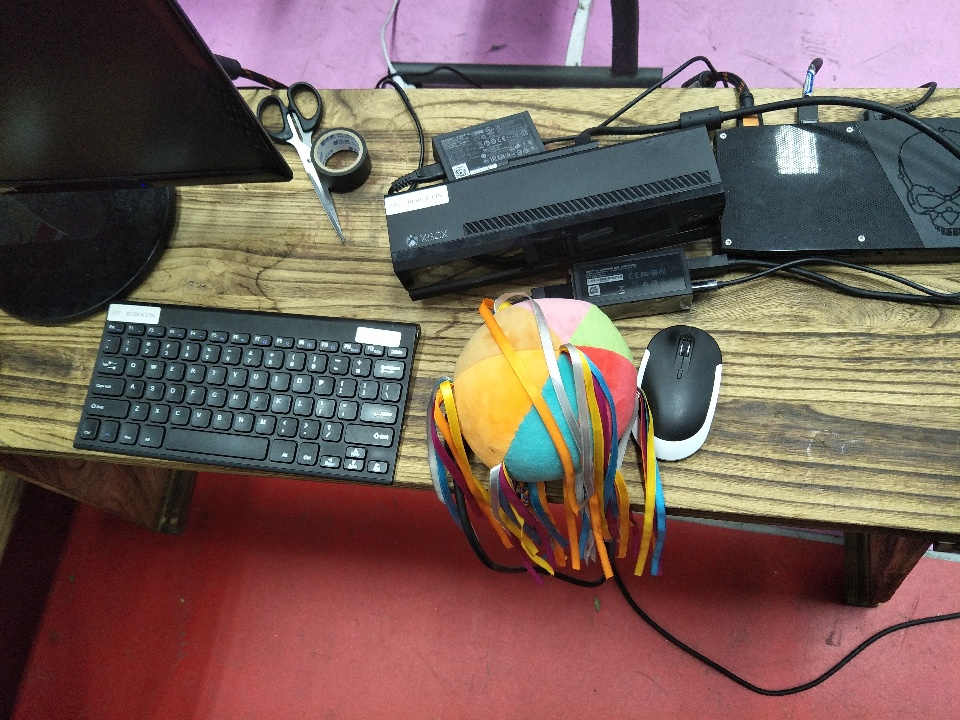
#> input picture modules/ball_detector/include/ball_detector/img/0.jpeg, 960 x 720 px
$ python ball_detector.py   (Python 2 division)   (older library calls are emulated)
#> lines starting #> are read from the running program, lines starting #| are printed output that depends on the picture; after the words box and inside, x2 and y2 are one past the last pixel; in counts of white or black regions, pixels touching at a corner belong together
import numpy as np
import cv2
from matplotlib import pyplot as plt

class LineDetector():
    def __init__(self):
        # Images to be processed
        self.bgr = np.empty(0)
        self.hsv = np.empty(0)
        self.edges = np.empty(0)

        # Color value range in HSV space: default
        self.hsv_white1 = np.array([0, 0, 150])
        self.hsv_white2 = np.array([180, 60, 255])
        self.hsv_yellow1 = np.array([25, 140, 100])
        self.hsv_yellow2 = np.array([45, 255, 255])
        self.hsv_red1 = np.array([0, 140, 100])
        self.hsv_red2 = np.array([10, 255, 255])
        self.hsv_red3 = np.array([170, 140, 100])
        self.hsv_red4 = np.array([180, 255, 255])
        self.hsv_green1 = np.array([41, 40, 40])
        self.hsv_green2 = np.array([90, 255, 255])
        self.hsv_orange1 = np.array([20, 140, 100])
        self.hsv_orange2 = np.array([35, 255, 255])
        self.hsv_pink1 = np.array([165, 40, 40])
        self.hsv_pink2 = np.array([180, 255, 255])
        self.hsv_blue1 = np.array([90, 140, 100])
        self.hsv_blue2 = np.array([140, 255, 255])

        # Parameters for dilation, Canny, and etc: default
        self.dilation_kernel_size = 3
        self.canny_thresholds = [80,200]
        self.hough_threshold  = 20
        self.hough_min_line_length = 3
        self.hough_max_line_gap = 1
        self.max_color_dist=150
        self.coeff_yellow=1.25
        self.coeff_white=0.75
        self.sobel_threshold = 40.

    def _colorFilter(self, color):
        # threshold colors in HSV space
        if color == 'white':
            bw = cv2.inRange(self.hsv, self.hsv_white1, self.hsv_white2)
        elif color == 'yellow':
            bw = cv2.inRange(self.hsv, self.hsv_yellow1, self.hsv_yellow2)
        elif color == 'green':
            bw = cv2.inRange(self.hsv, self.hsv_green1, self.hsv_green2)
        elif color == 'orange':
            bw = cv2.inRange(self.hsv, self.hsv_orange1, self.hsv_orange2)
        elif color == 'pink':
            bw = cv2.inRange(self.hsv, self.hsv_pink1, self.hsv_pink2)
        elif color == 'blue':
            bw = cv2.inRange(self.hsv, self.hsv_blue1, self.hsv_blue2)
        elif color == 'red':
            bw1 = cv2.inRange(self.hsv, self.hsv_red1, self.hsv_red2)
            bw2 = cv2.inRange(self.hsv, self.hsv_red3, self.hsv_red4)
            bw = cv2.bitwise_or(bw1, bw2)
        else:
            raise Exception('Error: Undefined color strings...')

        # binary dilation
        kernel = cv2.getStructuringElement(cv2.MORPH_ELLIPSE,(self.dilation_kernel_size, self.dilation_kernel_size))

        # refine edge for certain color
        edge_color = cv2.bitwise_and(cv2.dilate(bw, kernel), self.edges)

        return bw, edge_color

    # [71 lines left out: functions _lineFilter, _correctPixelOrdering, _findNormal, not called in this run]

    def _findEdge(self, gray):
        edges = cv2.Canny(gray, self.canny_thresholds[0], self.canny_thresholds[1], apertureSize = 3)
        return edges

    # [7 lines left out: function _HoughLine, not called in this run]

    def _HoughCircle(self, img):
        circles = cv2.HoughCircles(img,cv2.HOUGH_GRADIENT,2,20,
                                   param1=200,param2=110,minRadius=0,maxRadius=0)
        if circles is not None:
            circles = np.int16(np.around(circles))
        else:
            circles = []
        return circles

    # [38 lines left out: functions _checkBounds, _synthesizeLines, detectLines, detectCircles, not called in this run]

    def detectBall(self):
        bw_red, _ = self._colorFilter('red')
        bw_yellow, _ = self._colorFilter('orange')
        bw_green, _ = self._colorFilter('green')
        bw_blue, _ = self._colorFilter('blue')
        bw_or = cv2.bitwise_or(cv2.bitwise_or(bw_red, cv2.bitwise_or(bw_green, bw_yellow)), bw_blue)
        bw_or = cv2.medianBlur(bw_or,5)
        cv2.imshow('red', bw_red)
        cv2.imshow('yellw', bw_yellow)
        cv2.imshow('green', bw_green)
        cv2.imshow('blue', bw_blue)
        cv2.imshow('or', bw_or)
        circles = self._HoughCircle(bw_or)

        self.drawCircles(circles)
        cv2.imshow("test", self.bgr)
        cv2.waitKey(0)
        cv2.waitKey(0)

    def setImage(self, bgr):
        self.bgr = np.copy(bgr)
        self.hsv = cv2.cvtColor(bgr, cv2.COLOR_BGR2HSV)
        self.edges = self._findEdge(self.bgr)

    def getImage(self):
        return self.bgr

    def drawCircles(self, circles):
        if len(circles) > 0:
            print len(circles[0])
            for i in circles[0,:]:
                # draw the outer circle
                cv2.circle(self.bgr,(i[0],i[1]),i[2],(0,255,0),2)
                # draw the center of the circle
                cv2.circle(self.bgr,(i[0],i[1]),2,(0,0,255),3)

    # [17 lines left out: functions drawLines, drawNormals, not called in this run]

def _main():
    img = cv2.imread('./img/0.jpeg')
#> img is the input picture: shape (720, 960, 3); mean B, G, R 88, 94.5, 116.3
    #d = LineDetector()
    d = LineDetector()
    d.setImage(img)
#> in _findEdge, `edges = cv2.Canny(gray, self.canny_thresholds[0], self.canny_threshold..`:
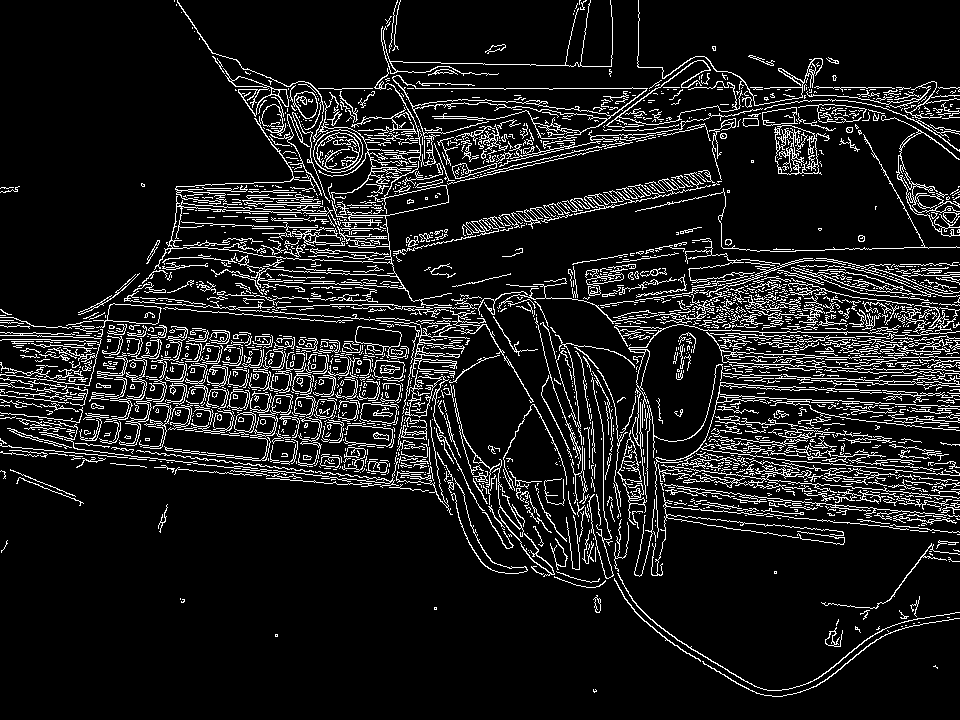
#> edges: shape (720, 960); 10.6% white in thin lines or dots
    d.detectBall()
#> in _colorFilter, `bw1 = cv2.inRange(self.hsv, self.hsv_red1, self.hsv_red2)`:
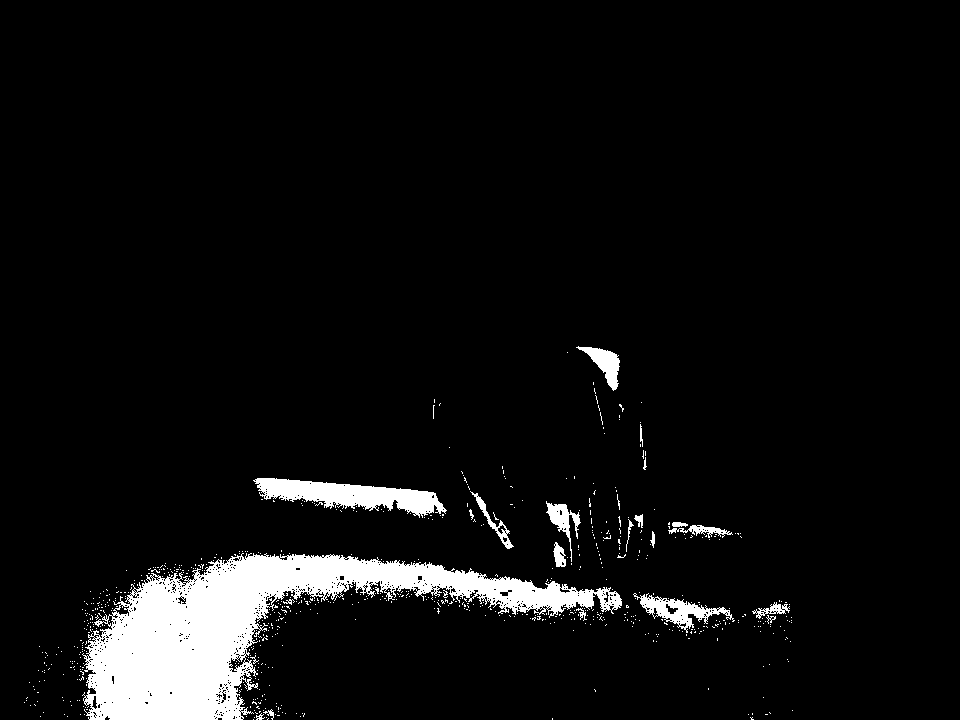
#> bw1: shape (720, 960); 6% white; 727 white regions (703 under 20 px), largest, box (x1, y1, x2, y2) and area: (82, 553, 622, 720) 31772, (253, 478, 447, 518) 3743, (633, 593, 735, 633) 1282
#> in _colorFilter, `bw2 = cv2.inRange(self.hsv, self.hsv_red3, self.hsv_red4)`:
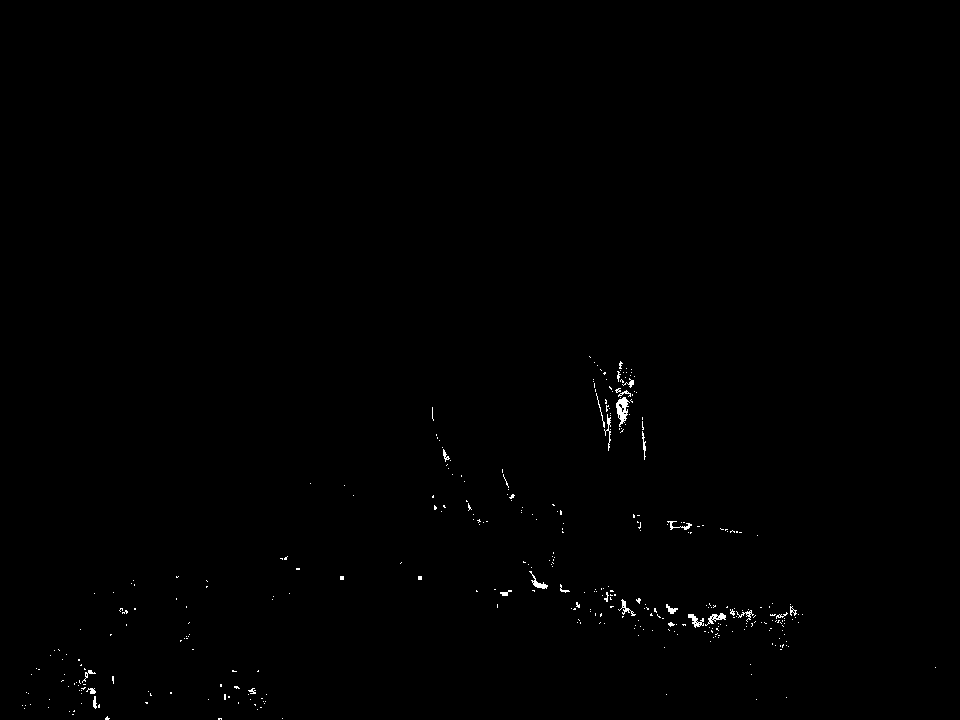
#> bw2: shape (720, 960); 0.34% white in thin lines or dots, all inside (x1, y1, x2, y2) = (22, 356, 936, 720)
#> call 4 of _colorFilter, with color = 'blue'
#> in _colorFilter (call 4), `edge_color = cv2.bitwise_and(cv2.dilate(bw, kernel), self.edges)`:
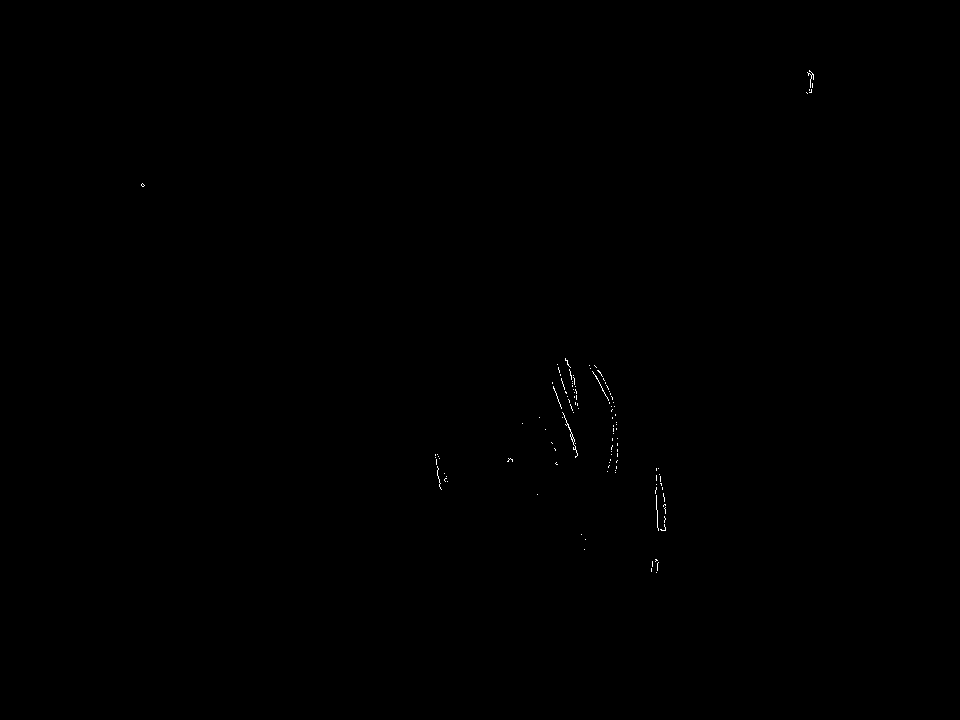
#> edge_color: shape (720, 960); 0.08% white in thin lines or dots, all inside (x1, y1, x2, y2) = (141, 70, 814, 573)
#> in detectBall, `bw_or = cv2.medianBlur(bw_or,5)`:
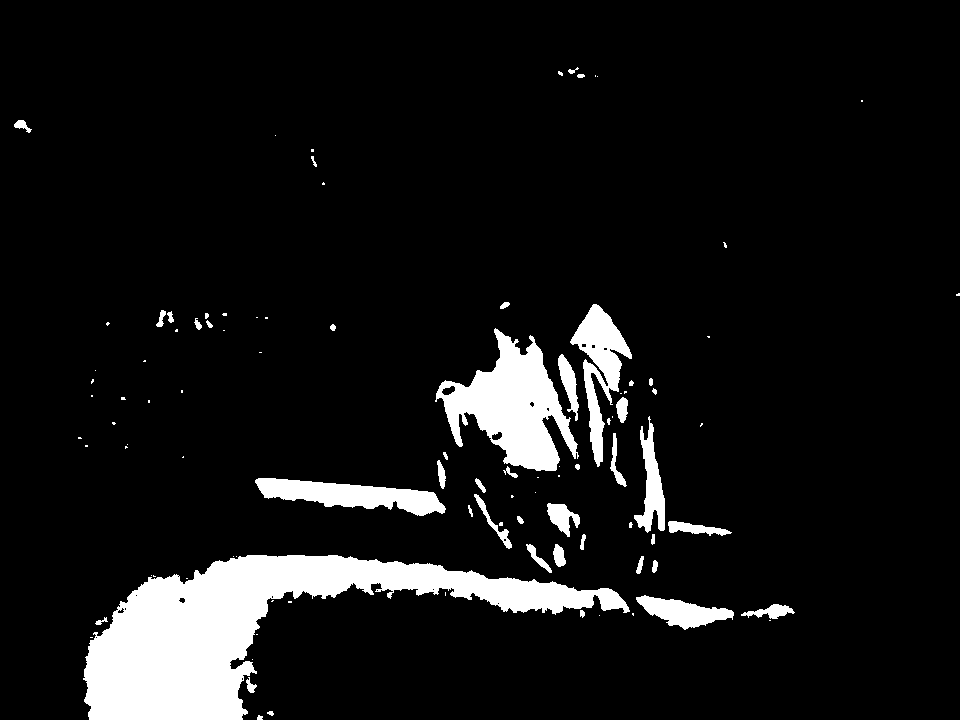
#> bw_or: shape (720, 960); 8.5% white; 101 white regions (56 under 20 px), largest, box (x1, y1, x2, y2) and area: (83, 555, 630, 720) 32942, (435, 328, 579, 471) 9699, (255, 478, 446, 516) 3789
#> in _HoughCircle, `circles = cv2.HoughCircles(img,cv2.HOUGH_GRADIENT,2,20, param1=200,par..`: circles = [[523, 435, 92.6], [543, 403, 66.8]]
#> in _HoughCircle, `circles = np.int16(np.around(circles))`: circles = [[523, 435, 93], [543, 403, 67]]
#| 2
#> the loop in drawCircles, `for i in circles[0,:]:` made 2 passes
    # [10 lines of commented-out code are left out]
if __name__ == '__main__':
    _main()
